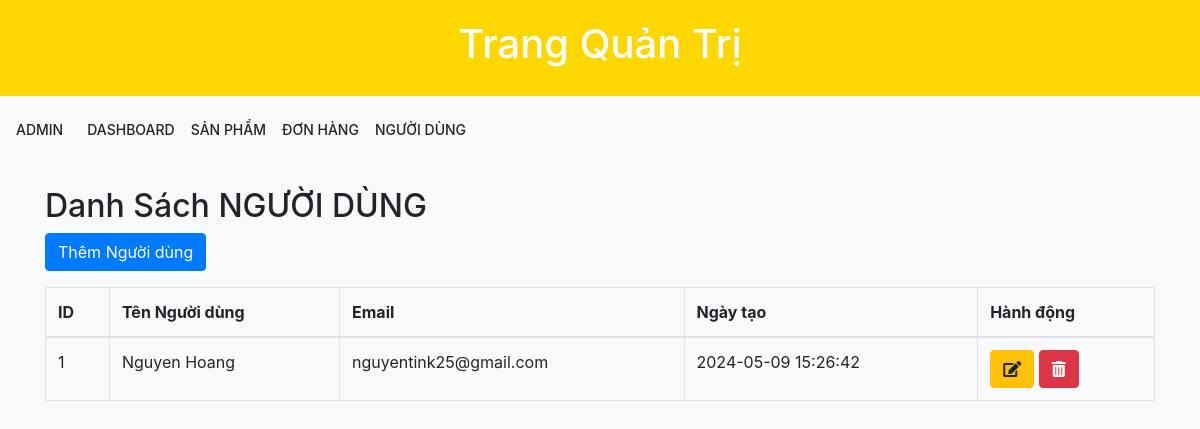
/admin_manager_user, run on an earlier commit of the app's database.
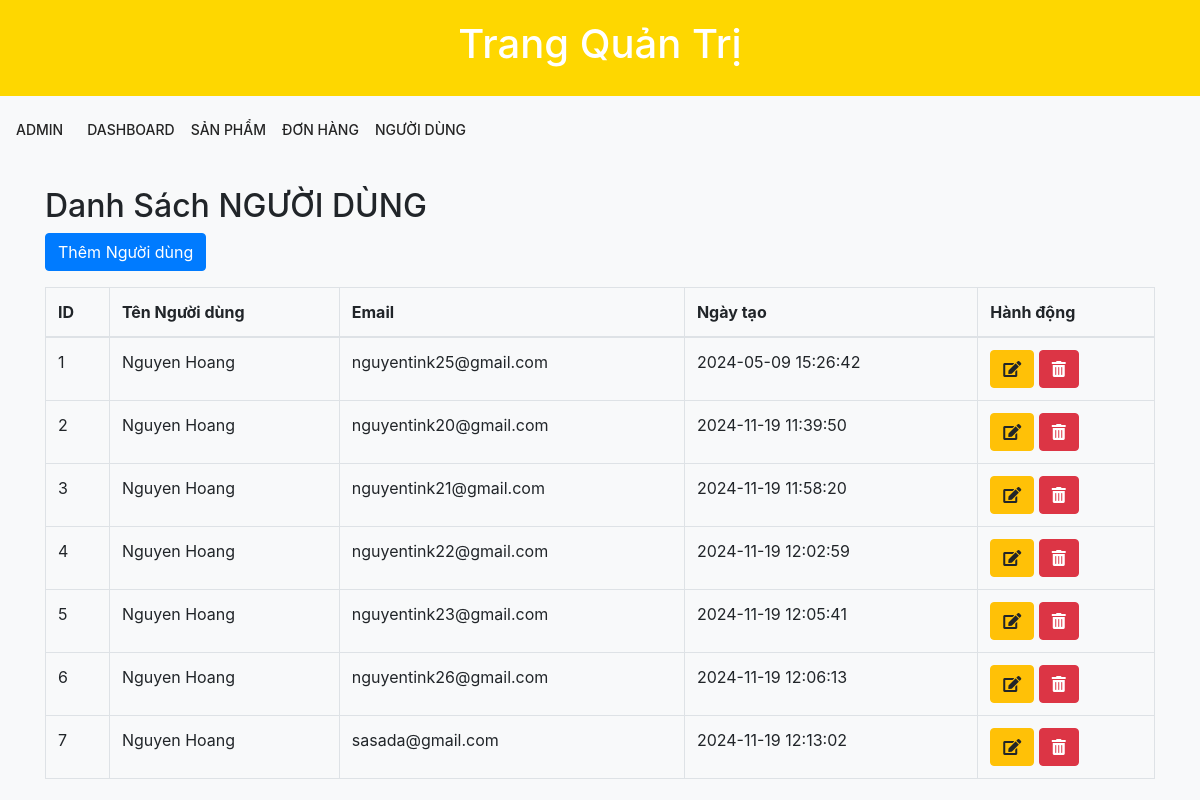
And on a later commit of the database.
### main.py (models this page shows)
class User(db.Model):
    id = db.Column(db.Integer, primary_key=True)
    firstName = db.Column(db.String(100), nullable=False)
    lastName = db.Column(db.String(100), nullable=False)
    email = db.Column(db.String(100), nullable=False)
    password = db.Column(db.String(100), nullable=False)
    create_at = db.Column(db.DateTime(timezone=True),
                           server_default=func.now())

### main.py (the view)
@app.route("/admin_manager_user", methods=['GET'])
def admin_manager_user():
    users = User.query.all()
    return render_template("admin_manager_user.html", users=users)

### templates/admin_manager_user.html (shortened to what this page needs)
{% extends "base_admin.html" %}
{% block content %}
<div class="container mt-4">
    <h2>Danh Sách NGƯỜI DÙNG</h2>
    <button class="btn btn-primary mb-3" data-toggle="modal">Thêm Người dùng</button>
    <table class="table table-bordered">
        <thead>
            <tr>
                <th>ID</th>
                <th>Tên Người dùng</th>
                <th>Email</th>
                <th>Ngày tạo</th>
                <th>Hành động</th>
            </tr>
        </thead>
        <tbody id="productTableBody">
            {% for user in users %}
                <tr>
                    <td>{{ user.id }}</td>
                    <td>{{ user.firstName + ' ' + user.lastName}}</td>
                    <td>{{ user.email }}</td>
                    <td>{{ user.create_at }}</td>
                    <td>
                        <button class="btn btn-warning" data-target="#editUserModal" data-toggle="modal" data-id="{{user.id}}" data-firstName="{{user.firstName}}" data-lastName="{{user.lastName}}" data-email="{{user.email}}" >
                            <i class="fas fa-edit"></i>
                        </button>
                        <button class="btn btn-danger">
                            <i class="fas fa-trash-alt"></i>
                        </button>
                    </td>
                </tr>
            {% endfor %}
        </tbody>
    </table>
</div>
{% endblock %}

What changed in the data, as far as the page shows it:
added User: id "2", firstName+lastName "Nguyen Hoang", email "nguyentink20@gmail.com", create_at "2024-11-19 11:39:50"
added User: id "3", firstName+lastName "Nguyen Hoang", email "nguyentink21@gmail.com", create_at "2024-11-19 11:58:20"
added User: id "4", firstName+lastName "Nguyen Hoang", email "nguyentink22@gmail.com", create_at "2024-11-19 12:02:59"
added User: id "5", firstName+lastName "Nguyen Hoang", email "nguyentink23@gmail.com", create_at "2024-11-19 12:05:41"
added User: id "6", firstName+lastName "Nguyen Hoang", email "nguyentink26@gmail.com", create_at "2024-11-19 12:06:13"
added User: id "7", firstName+lastName "Nguyen Hoang", email "sasada@gmail.com", create_at "2024-11-19 12:13:02"
